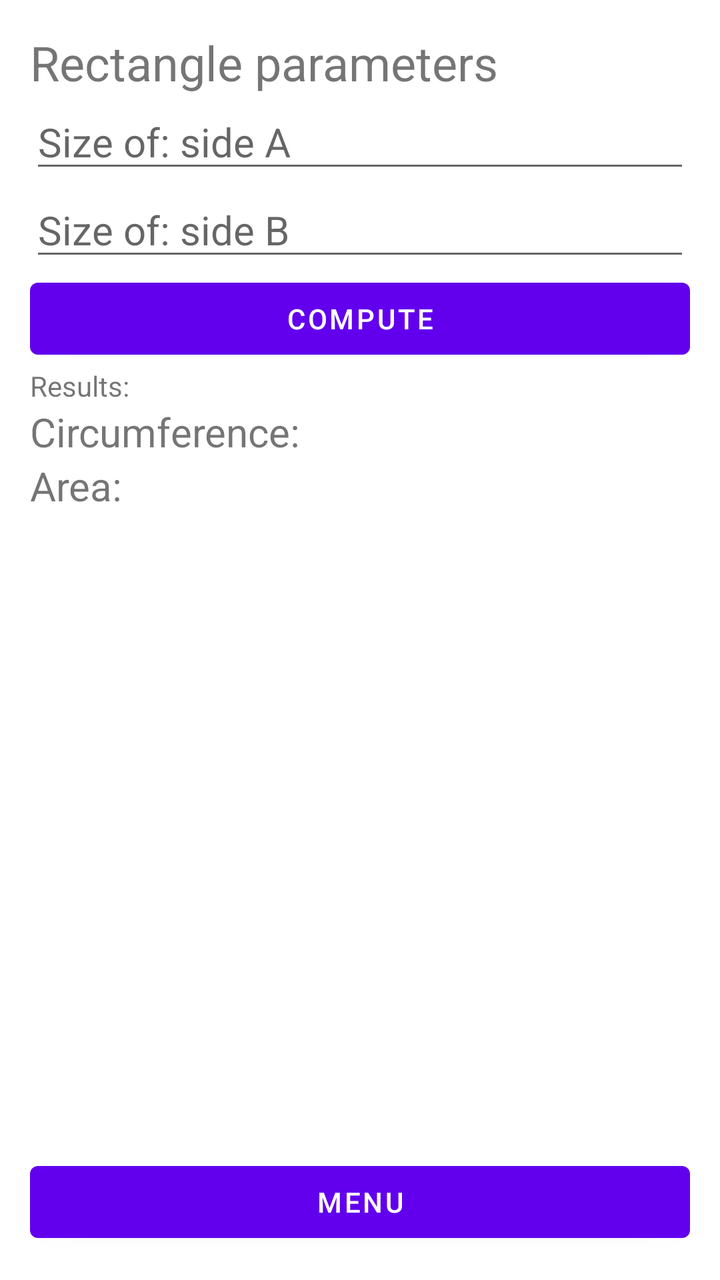
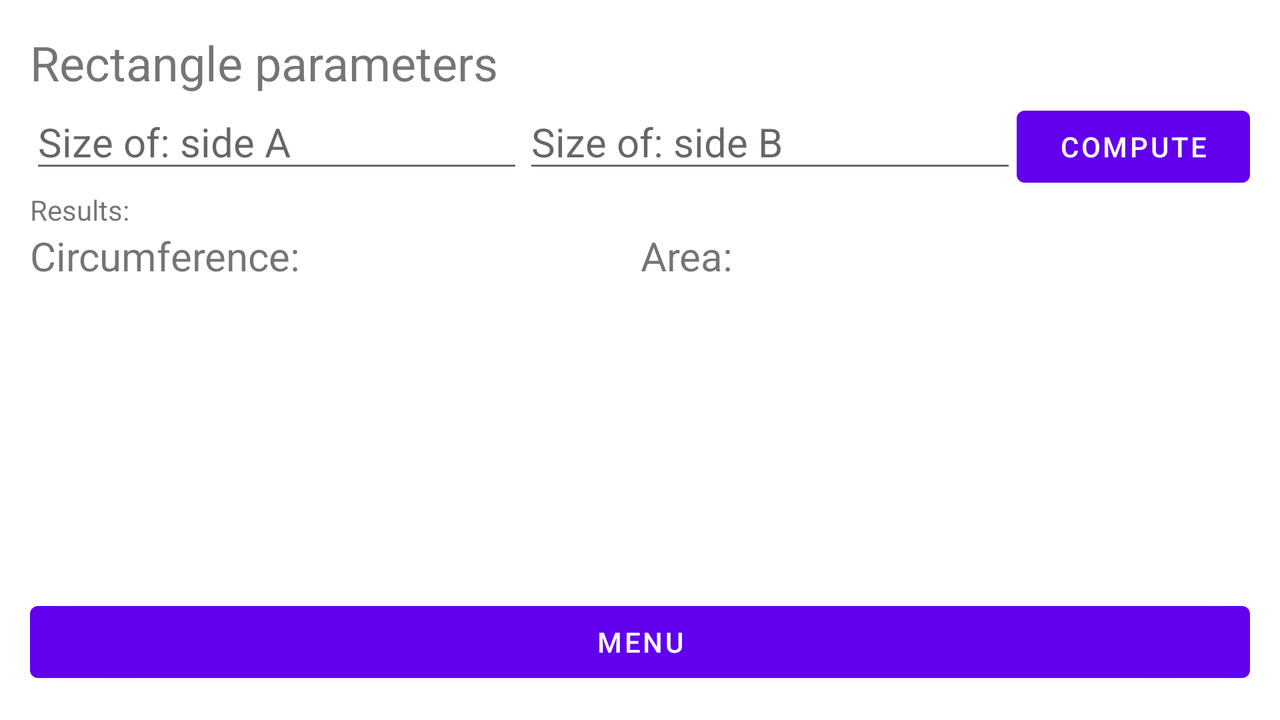

Two renders of one Android screen. The first uses the default layout on a phone; the second uses the alternative layout the repository ships for a different screen configuration, on a matching device. The two XML files are below.
<!-- AndroidManifest.xml: application theme Theme.Szamolo -->
<!-- res/layout/activity_rectangle.xml -->
<?xml version="1.0" encoding="utf-8"?>
<LinearLayout xmlns:android="http://schemas.android.com/apk/res/android"
    xmlns:tools="http://schemas.android.com/tools"
    xmlns:app="http://schemas.android.com/apk/res-auto"
    android:orientation="vertical"
    android:layout_width="match_parent"
    android:layout_height="match_parent"
    android:padding="15dp"
    app:flow_verticalGap="10dp"
    tools:context=".RectangleActivity">

    <TextView
        android:layout_width="wrap_content"
        android:layout_height="wrap_content"
        android:text="@string/rect_title"
        android:textSize="24sp" />

    <EditText
        android:id="@+id/textASide"
        android:layout_width="match_parent"
        android:layout_height="wrap_content"
        android:ems="10"
        android:hint="@string/please_enter_the_size_of_A_side"
        android:inputType="numberDecimal"
        android:textSize="20sp"
        android:autofillHints="username" />
    <EditText
        android:id="@+id/textBSide"
        android:layout_width="match_parent"
        android:layout_height="wrap_content"
        android:ems="10"
        android:hint="@string/please_enter_the_size_of_B_side"
        android:inputType="numberDecimal"
        android:textSize="20sp"
        android:importantForAutofill="no" />

    <Button
        android:id="@+id/btn_compute"
        android:layout_width="match_parent"
        android:layout_height="wrap_content"
        android:text="@string/compute" />

    <TextView
        android:id="@+id/textView2"
        android:layout_width="match_parent"
        android:layout_height="wrap_content"
        android:text="@string/results" />

    <LinearLayout
        android:layout_width="match_parent"
        android:layout_height="wrap_content"
        android:orientation="horizontal">

        <TextView
            android:id="@+id/textView3"
            android:layout_width="match_parent"
            android:layout_height="wrap_content"
            android:layout_weight="1"
            android:textSize="20sp"
            android:text="@string/circumference" />

        <TextView
            android:id="@+id/resultCircumference"
            android:layout_width="match_parent"
            android:layout_height="wrap_content"
            android:textSize="20sp"
            android:layout_weight="1"
            android:text="" />
    </LinearLayout>

    <LinearLayout
        android:layout_width="match_parent"
        android:layout_height="wrap_content"
        android:orientation="horizontal">

        <TextView
            android:id="@+id/textView5"
            android:layout_width="match_parent"
            android:layout_height="wrap_content"
            android:layout_weight="1"
            android:textSize="20sp"
            android:text="@string/area" />

        <TextView
            android:id="@+id/resultArea"
            android:layout_width="match_parent"
            android:layout_height="wrap_content"
            android:layout_weight="1"
            android:textSize="20sp"
            android:text="" />
    </LinearLayout>

    <RelativeLayout
        android:layout_width="match_parent"
        android:layout_height="match_parent">

        <Button
            android:id="@+id/btn_menu"
            android:layout_width="match_parent"
            android:layout_height="wrap_content"
            android:layout_alignParentBottom="true"
            android:text="@string/btnMenu" />

    </RelativeLayout>

</LinearLayout>
<!-- resources referenced by this layout -->
<resources>
  <string name="area">Area:</string>
  <string name="btnMenu">Menu</string>
  <string name="circumference">Circumference:</string>
  <string name="compute">Compute</string>
  <string name="please_enter_the_size_of_A_side">Size of: side A</string>
  <string name="please_enter_the_size_of_B_side">Size of: side B</string>
  <string name="rect_title">Rectangle parameters</string>
  <string name="results">Results:</string>
  <style name="Theme.Szamolo" parent="Theme.MaterialComponents.DayNight.DarkActionBar">
          
          <item name="colorPrimary">@color/purple_500</item>
          <item name="colorPrimaryVariant">@color/purple_700</item>
          <item name="colorOnPrimary">@color/white</item>
          
          <item name="colorSecondary">@color/teal_200</item>
          <item name="colorSecondaryVariant">@color/teal_700</item>
          <item name="colorOnSecondary">@color/black</item>
          
          <item name="android:statusBarColor" tools:targetApi="l">?attr/colorPrimaryVariant</item>
          
      </style>
</resources>
<!-- res/layout-land/activity_rectangle.xml (the repository's variant of the layout above) -->
<!-- drawn on the phone turned sideways -->
<?xml version="1.0" encoding="utf-8"?>
<LinearLayout xmlns:android="http://schemas.android.com/apk/res/android"
    xmlns:tools="http://schemas.android.com/tools"
    xmlns:app="http://schemas.android.com/apk/res-auto"
    android:orientation="vertical"
    android:layout_width="match_parent"
    android:layout_height="match_parent"
    android:padding="15dp"
    app:flow_verticalGap="10dp"
    tools:context=".RectangleActivity">

    <TextView
        android:layout_width="wrap_content"
        android:layout_height="wrap_content"
        android:text="@string/rect_title"
        android:textSize="24sp" />
<LinearLayout
    android:layout_width="match_parent"
    android:layout_height="wrap_content"
    android:orientation="horizontal">
    <EditText
        android:id="@+id/textASide"
        android:layout_width="wrap_content"
        android:layout_height="wrap_content"
        android:ems="10"
        android:hint="@string/please_enter_the_size_of_A_side"
        android:inputType="numberDecimal"
        android:textSize="20sp"
        android:autofillHints="username"
        android:layout_weight="1"/>
    <EditText
        android:id="@+id/textBSide"
        android:layout_width="wrap_content"
        android:layout_height="wrap_content"
        android:ems="10"
        android:hint="@string/please_enter_the_size_of_B_side"
        android:inputType="numberDecimal"
        android:textSize="20sp"
        android:importantForAutofill="no"
        android:layout_weight="1"/>

    <Button
        android:id="@+id/btn_compute"
        android:layout_width="wrap_content"
        android:layout_height="wrap_content"
        android:text="@string/compute"
        android:layout_weight="1"/>

</LinearLayout>


    <TextView
        android:id="@+id/textView2"
        android:layout_width="match_parent"
        android:layout_height="wrap_content"
        android:text="@string/results" />

    <LinearLayout
        android:layout_width="match_parent"
        android:layout_height="wrap_content"
        android:orientation="horizontal">

        <TextView
            android:id="@+id/textView3"
            android:layout_width="match_parent"
            android:layout_height="wrap_content"
            android:layout_weight="1"
            android:textSize="20sp"
            android:text="@string/circumference" />

        <TextView
            android:id="@+id/resultCircumference"
            android:layout_width="match_parent"
            android:layout_height="wrap_content"
            android:textSize="20sp"
            android:layout_weight="1"
            android:text="" />

        <TextView
            android:id="@+id/textView5"
            android:layout_width="match_parent"
            android:layout_height="wrap_content"
            android:layout_weight="1"
            android:textSize="20sp"
            android:text="@string/area" />

        <TextView
            android:id="@+id/resultArea"
            android:layout_width="match_parent"
            android:layout_height="wrap_content"
            android:layout_weight="1"
            android:textSize="20sp"
            android:text="" />
    </LinearLayout>

    <RelativeLayout
        android:layout_width="match_parent"
        android:layout_height="match_parent">

        <Button
            android:id="@+id/btn_menu"
            android:layout_width="match_parent"
            android:layout_height="wrap_content"
            android:layout_alignParentBottom="true"
            android:text="@string/btnMenu" />

    </RelativeLayout>

</LinearLayout>
